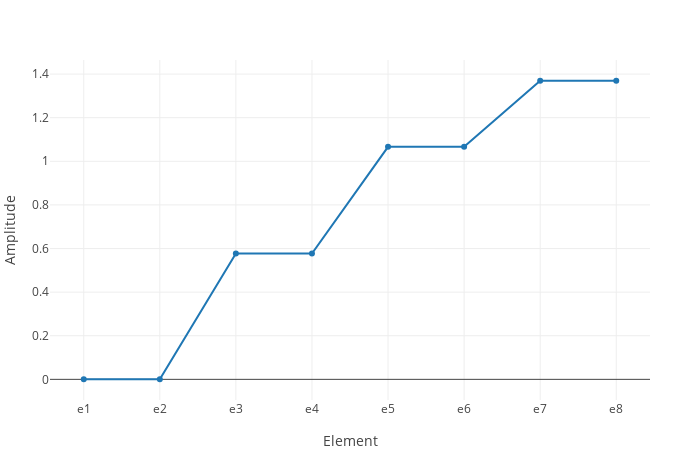

Write notebook code for a chart like this one.
### Code cell
am_ = abs.(element_score_)

plot_x_y((am_,); layout = merge(layout, Layout(yaxis_title = "Amplitude")))

### Figure 1 — Plotly figure (JSON) as saved in the notebook; plotly's stock layout.template omitted (floating-point values rounded to 4 significant figures)
{"data": [{"name": "1", "type": "scatter", "x": [1, 2, 3, 4, 5, 6, 7, 8], "y": [0.0004771, 0.0004771, 0.5773, 0.5773, 1.066, 1.066, 1.369, 1.369]}], "layout": {"autosize": false, "height": 450, "margin": {"b": 50, "l": 50, "r": 50, "t": 60}, "templateaa": "plotly_white", "width": 700, "xaxis": {"autorange": true, "range": [0.5563, 8.444], "ticktext": ["e1", "e2", "e3", "e4", "e5", "e6", "e7", "e8"], "tickvals": [1, 2, 3, 4, 5, 6, 7, 8], "title": {"text": "Element"}, "type": "linear"}, "yaxis": {"autorange": true, "range": [-0.09468, 1.465], "title": {"text": "Amplitude"}, "type": "linear"}}}
